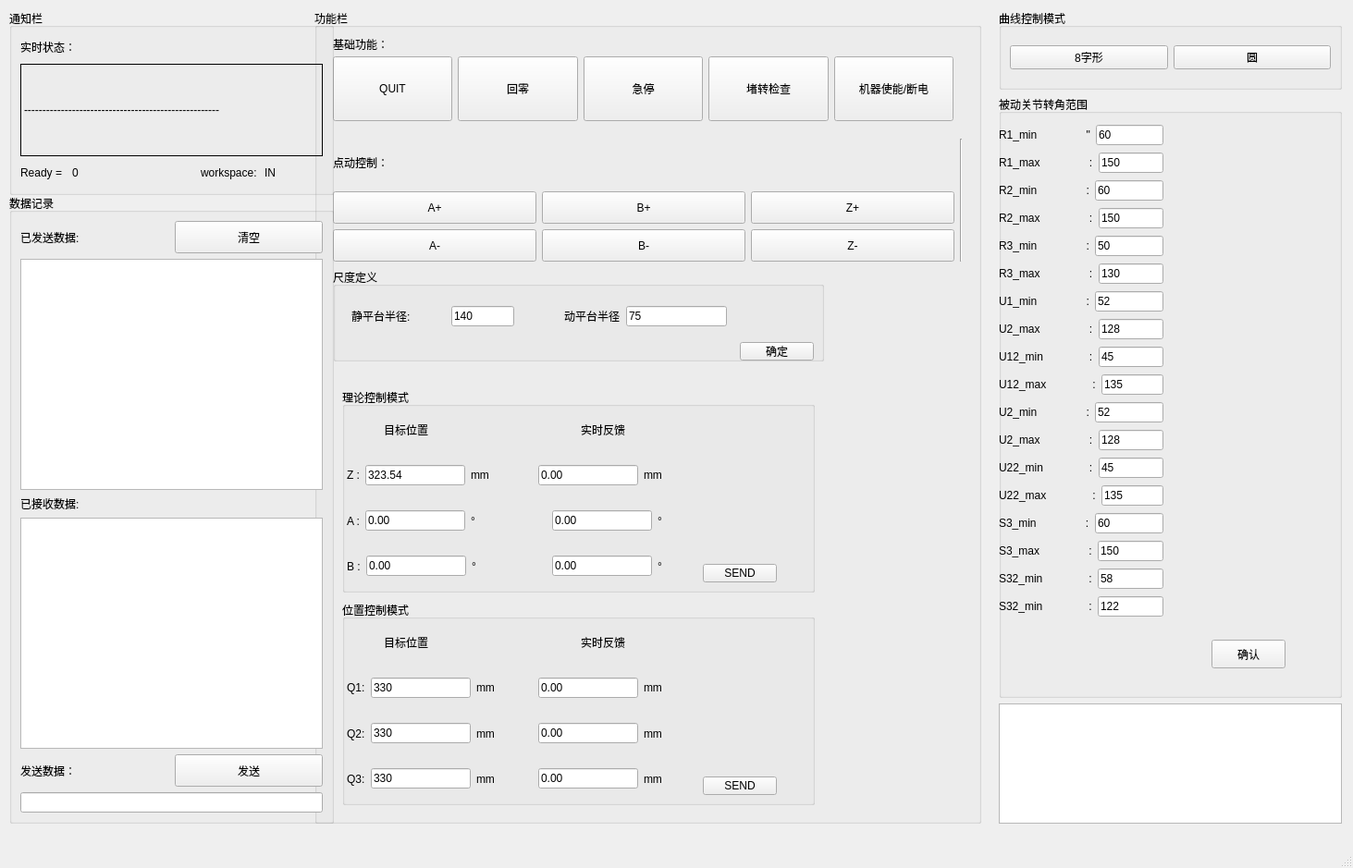
<?xml version="1.0" encoding="UTF-8"?>
<ui version="4.0">
 <class>MainWindow</class>
 <widget class="QMainWindow" name="MainWindow">
  <property name="geometry">
   <rect>
    <x>0</x>
    <y>0</y>
    <width>1463</width>
    <height>939</height>
   </rect>
  </property>
  <property name="windowTitle">
   <string>MainWindow</string>
  </property>
  <property name="styleSheet">
   <string notr="true">#groupBox{
background-image:url(:/3.jpg);
}
#groupBox_2{
background-image:url(:/3.jpg);
}
#groupBox_3{
background-image:url(:/3.jpg);
}
#groupBox_4{
background-image:url(:/3.jpg);
}
#yifasongshuju{
background-image:url(:/3.jpg);
}
#yijieshoushuju{
background-image:url(:/3.jpg);
}
#dianweixinxi{
background-image:url(:/3.jpg);
}
#shiyongshuoming{
background-image:url(:/3.jpg);
}</string>
  </property>
  <widget class="QWidget" name="centralwidget">
   <widget class="QGroupBox" name="groupBox_2">
    <property name="geometry">
     <rect>
      <x>340</x>
      <y>10</y>
      <width>721</width>
      <height>881</height>
     </rect>
    </property>
    <property name="styleSheet">
     <string notr="true"/>
    </property>
    <property name="title">
     <string>功能栏</string>
    </property>
    <widget class="QWidget" name="layoutWidget">
     <property name="geometry">
      <rect>
       <x>20</x>
       <y>50</y>
       <width>671</width>
       <height>72</height>
      </rect>
     </property>
     <layout class="QHBoxLayout" name="horizontalLayout_9">
      <item>
       <widget class="QPushButton" name="Quit_Button">
        <property name="minimumSize">
         <size>
          <width>90</width>
          <height>70</height>
         </size>
        </property>
        <property name="text">
         <string>QUIT</string>
        </property>
       </widget>
      </item>
      <item>
       <widget class="QPushButton" name="huiling">
        <property name="minimumSize">
         <size>
          <width>90</width>
          <height>70</height>
         </size>
        </property>
        <property name="text">
         <string>回零</string>
        </property>
        <property name="checkable">
         <bool>false</bool>
        </property>
       </widget>
      </item>
      <item>
       <widget class="QPushButton" name="UnlockStall">
        <property name="minimumSize">
         <size>
          <width>90</width>
          <height>70</height>
         </size>
        </property>
        <property name="text">
         <string>急停</string>
        </property>
        <property name="checkable">
         <bool>false</bool>
        </property>
       </widget>
      </item>
      <item>
       <widget class="QPushButton" name="StackCheck">
        <property name="minimumSize">
         <size>
          <width>90</width>
          <height>70</height>
         </size>
        </property>
        <property name="text">
         <string>堵转检查</string>
        </property>
        <property name="checkable">
         <bool>false</bool>
        </property>
       </widget>
      </item>
      <item>
       <widget class="QPushButton" name="fuwei_2">
        <property name="minimumSize">
         <size>
          <width>90</width>
          <height>70</height>
         </size>
        </property>
        <property name="text">
         <string>机器使能/断电</string>
        </property>
        <property name="checkable">
         <bool>false</bool>
        </property>
       </widget>
      </item>
     </layout>
    </widget>
    <widget class="QWidget" name="layoutWidget">
     <property name="geometry">
      <rect>
       <x>20</x>
       <y>140</y>
       <width>681</width>
       <height>133</height>
      </rect>
     </property>
     <layout class="QGridLayout" name="gridLayout_8">
      <item row="1" column="0">
       <layout class="QGridLayout" name="gridLayout_7">
        <item row="0" column="1">
         <widget class="QPushButton" name="diandong_Bjia">
          <property name="minimumSize">
           <size>
            <width>0</width>
            <height>35</height>
           </size>
          </property>
          <property name="text">
           <string>B+</string>
          </property>
         </widget>
        </item>
        <item row="0" column="0">
         <widget class="QPushButton" name="diandongA_jia">
          <property name="minimumSize">
           <size>
            <width>0</width>
            <height>35</height>
           </size>
          </property>
          <property name="text">
           <string>A+</string>
          </property>
         </widget>
        </item>
        <item row="1" column="2">
         <widget class="QPushButton" name="diandong_z_jian">
          <property name="minimumSize">
           <size>
            <width>0</width>
            <height>35</height>
           </size>
          </property>
          <property name="text">
           <string>Z-</string>
          </property>
          <property name="checkable">
           <bool>false</bool>
          </property>
         </widget>
        </item>
        <item row="0" column="2">
         <widget class="QPushButton" name="diandongzjia">
          <property name="minimumSize">
           <size>
            <width>0</width>
            <height>35</height>
           </size>
          </property>
          <property name="text">
           <string>Z+</string>
          </property>
          <property name="checkable">
           <bool>false</bool>
          </property>
         </widget>
        </item>
        <item row="1" column="0">
         <widget class="QPushButton" name="diandong_Ajian">
          <property name="minimumSize">
           <size>
            <width>0</width>
            <height>35</height>
           </size>
          </property>
          <property name="text">
           <string>A-</string>
          </property>
         </widget>
        </item>
        <item row="1" column="1">
         <widget class="QPushButton" name="diandong_Bjian">
          <property name="minimumSize">
           <size>
            <width>0</width>
            <height>35</height>
           </size>
          </property>
          <property name="text">
           <string>B-</string>
          </property>
         </widget>
        </item>
       </layout>
      </item>
      <item row="0" column="1" rowspan="2">
       <widget class="Line" name="line_2">
        <property name="orientation">
         <enum>Qt::Vertical</enum>
        </property>
       </widget>
      </item>
      <item row="0" column="0">
       <widget class="QLabel" name="label_7">
        <property name="text">
         <string>点动控制：</string>
        </property>
       </widget>
      </item>
     </layout>
    </widget>
    <widget class="QLabel" name="label_32">
     <property name="geometry">
      <rect>
       <x>20</x>
       <y>30</y>
       <width>61</width>
       <height>16</height>
      </rect>
     </property>
     <property name="text">
      <string>基础功能：</string>
     </property>
    </widget>
    <widget class="QGroupBox" name="groupBox_5">
     <property name="geometry">
      <rect>
       <x>20</x>
       <y>280</y>
       <width>531</width>
       <height>101</height>
      </rect>
     </property>
     <property name="title">
      <string>尺度定义</string>
     </property>
     <widget class="QWidget" name="layoutWidget_2">
      <property name="geometry">
       <rect>
        <x>250</x>
        <y>40</y>
        <width>176</width>
        <height>24</height>
       </rect>
      </property>
      <layout class="QHBoxLayout" name="horizontalLayout_6" stretch="0,2">
       <item>
        <widget class="QLabel" name="label_4">
         <property name="text">
          <string>动平台半径</string>
         </property>
        </widget>
       </item>
       <item>
        <widget class="QLineEdit" name="dong_R">
         <property name="minimumSize">
          <size>
           <width>0</width>
           <height>21</height>
          </size>
         </property>
         <property name="text">
          <string>75</string>
         </property>
        </widget>
       </item>
      </layout>
     </widget>
     <widget class="QWidget" name="layoutWidget">
      <property name="geometry">
       <rect>
        <x>20</x>
        <y>40</y>
        <width>176</width>
        <height>24</height>
       </rect>
      </property>
      <layout class="QHBoxLayout" name="horizontalLayout_5" stretch="3,2">
       <item>
        <widget class="QLabel" name="label_3">
         <property name="text">
          <string>静平台半径:</string>
         </property>
        </widget>
       </item>
       <item>
        <widget class="QLineEdit" name="jin_R">
         <property name="minimumSize">
          <size>
           <width>0</width>
           <height>21</height>
          </size>
         </property>
         <property name="text">
          <string>140</string>
         </property>
        </widget>
       </item>
      </layout>
     </widget>
     <widget class="QPushButton" name="Input">
      <property name="geometry">
       <rect>
        <x>440</x>
        <y>80</y>
        <width>80</width>
        <height>20</height>
       </rect>
      </property>
      <property name="text">
       <string>确定</string>
      </property>
     </widget>
    </widget>
    <widget class="QGroupBox" name="groupBox_6">
     <property name="geometry">
      <rect>
       <x>30</x>
       <y>410</y>
       <width>511</width>
       <height>221</height>
      </rect>
     </property>
     <property name="title">
      <string>理论控制模式</string>
     </property>
     <widget class="QWidget" name="layoutWidget">
      <property name="geometry">
       <rect>
        <x>5</x>
        <y>23</y>
        <width>341</width>
        <height>191</height>
       </rect>
      </property>
      <layout class="QVBoxLayout" name="verticalLayout">
       <item>
        <layout class="QHBoxLayout" name="horizontalLayout_14" stretch="2,1,8,1,0">
         <item>
          <spacer name="horizontalSpacer_2">
           <property name="orientation">
            <enum>Qt::Horizontal</enum>
           </property>
           <property name="sizeHint" stdset="0">
            <size>
             <width>40</width>
             <height>20</height>
            </size>
           </property>
          </spacer>
         </item>
         <item>
          <widget class="QLabel" name="label_5">
           <property name="text">
            <string>目标位置</string>
           </property>
          </widget>
         </item>
         <item>
          <spacer name="horizontalSpacer_6">
           <property name="orientation">
            <enum>Qt::Horizontal</enum>
           </property>
           <property name="sizeHint" stdset="0">
            <size>
             <width>40</width>
             <height>20</height>
            </size>
           </property>
          </spacer>
         </item>
         <item>
          <widget class="QLabel" name="label_12">
           <property name="text">
            <string>实时反馈</string>
           </property>
          </widget>
         </item>
         <item>
          <spacer name="horizontalSpacer_7">
           <property name="orientation">
            <enum>Qt::Horizontal</enum>
           </property>
           <property name="sizeHint" stdset="0">
            <size>
             <width>40</width>
             <height>20</height>
            </size>
           </property>
          </spacer>
         </item>
        </layout>
       </item>
       <item>
        <layout class="QHBoxLayout" name="horizontalLayout_10">
         <item>
          <widget class="QLabel" name="label_8">
           <property name="text">
            <string>Z :</string>
           </property>
          </widget>
         </item>
         <item>
          <widget class="QLineEdit" name="QLineEdit_z">
           <property name="minimumSize">
            <size>
             <width>0</width>
             <height>21</height>
            </size>
           </property>
           <property name="text">
            <string>323.54</string>
           </property>
          </widget>
         </item>
         <item>
          <widget class="QLabel" name="label_6">
           <property name="text">
            <string>mm</string>
           </property>
          </widget>
         </item>
         <item>
          <spacer name="horizontalSpacer_5">
           <property name="orientation">
            <enum>Qt::Horizontal</enum>
           </property>
           <property name="sizeHint" stdset="0">
            <size>
             <width>40</width>
             <height>20</height>
            </size>
           </property>
          </spacer>
         </item>
         <item>
          <widget class="QLineEdit" name="feedback_z">
           <property name="minimumSize">
            <size>
             <width>0</width>
             <height>21</height>
            </size>
           </property>
           <property name="text">
            <string>0.00</string>
           </property>
          </widget>
         </item>
         <item>
          <widget class="QLabel" name="label_14">
           <property name="text">
            <string>mm</string>
           </property>
          </widget>
         </item>
        </layout>
       </item>
       <item>
        <layout class="QHBoxLayout" name="horizontalLayout_12">
         <item>
          <widget class="QLabel" name="label_10">
           <property name="text">
            <string>A :</string>
           </property>
          </widget>
         </item>
         <item>
          <widget class="QLineEdit" name="QLineEdit_a">
           <property name="minimumSize">
            <size>
             <width>0</width>
             <height>21</height>
            </size>
           </property>
           <property name="text">
            <string>0.00</string>
           </property>
          </widget>
         </item>
         <item>
          <widget class="QLabel" name="label_16">
           <property name="text">
            <string>°</string>
           </property>
          </widget>
         </item>
         <item>
          <spacer name="horizontalSpacer_3">
           <property name="orientation">
            <enum>Qt::Horizontal</enum>
           </property>
           <property name="sizeHint" stdset="0">
            <size>
             <width>40</width>
             <height>20</height>
            </size>
           </property>
          </spacer>
         </item>
         <item>
          <widget class="QLineEdit" name="feedback_a">
           <property name="minimumSize">
            <size>
             <width>0</width>
             <height>21</height>
            </size>
           </property>
           <property name="text">
            <string>0.00</string>
           </property>
          </widget>
         </item>
         <item>
          <widget class="QLabel" name="label_18">
           <property name="text">
            <string>°</string>
           </property>
          </widget>
         </item>
        </layout>
       </item>
       <item>
        <layout class="QHBoxLayout" name="horizontalLayout_13">
         <item>
          <widget class="QLabel" name="label_11">
           <property name="text">
            <string>B :</string>
           </property>
          </widget>
         </item>
         <item>
          <widget class="QLineEdit" name="QLineEdit_b">
           <property name="minimumSize">
            <size>
             <width>0</width>
             <height>21</height>
            </size>
           </property>
           <property name="text">
            <string>0.00</string>
           </property>
          </widget>
         </item>
         <item>
          <widget class="QLabel" name="label_22">
           <property name="text">
            <string>°</string>
           </property>
          </widget>
         </item>
         <item>
          <spacer name="horizontalSpacer_4">
           <property name="orientation">
            <enum>Qt::Horizontal</enum>
           </property>
           <property name="sizeHint" stdset="0">
            <size>
             <width>40</width>
             <height>20</height>
            </size>
           </property>
          </spacer>
         </item>
         <item>
          <widget class="QLineEdit" name="feedback_b">
           <property name="minimumSize">
            <size>
             <width>0</width>
             <height>21</height>
            </size>
           </property>
           <property name="text">
            <string>0.00</string>
           </property>
          </widget>
         </item>
         <item>
          <widget class="QLabel" name="label_24">
           <property name="text">
            <string>°</string>
           </property>
          </widget>
         </item>
        </layout>
       </item>
      </layout>
     </widget>
     <widget class="QPushButton" name="SEND1">
      <property name="geometry">
       <rect>
        <x>390</x>
        <y>190</y>
        <width>80</width>
        <height>20</height>
       </rect>
      </property>
      <property name="text">
       <string>SEND</string>
      </property>
     </widget>
    </widget>
    <widget class="QGroupBox" name="groupBox_7">
     <property name="geometry">
      <rect>
       <x>30</x>
       <y>640</y>
       <width>511</width>
       <height>221</height>
      </rect>
     </property>
     <property name="title">
      <string>位置控制模式</string>
     </property>
     <widget class="QWidget" name="layoutWidget_3">
      <property name="geometry">
       <rect>
        <x>5</x>
        <y>23</y>
        <width>341</width>
        <height>191</height>
       </rect>
      </property>
      <layout class="QVBoxLayout" name="verticalLayout_2">
       <item>
        <layout class="QHBoxLayout" name="horizontalLayout_15" stretch="2,1,8,1,0">
         <item>
          <spacer name="horizontalSpacer_8">
           <property name="orientation">
            <enum>Qt::Horizontal</enum>
           </property>
           <property name="sizeHint" stdset="0">
            <size>
             <width>40</width>
             <height>20</height>
            </size>
           </property>
          </spacer>
         </item>
         <item>
          <widget class="QLabel" name="label_15">
           <property name="text">
            <string>目标位置</string>
           </property>
          </widget>
         </item>
         <item>
          <spacer name="horizontalSpacer_9">
           <property name="orientation">
            <enum>Qt::Horizontal</enum>
           </property>
           <property name="sizeHint" stdset="0">
            <size>
             <width>40</width>
             <height>20</height>
            </size>
           </property>
          </spacer>
         </item>
         <item>
          <widget class="QLabel" name="label_23">
           <property name="text">
            <string>实时反馈</string>
           </property>
          </widget>
         </item>
         <item>
          <spacer name="horizontalSpacer_10">
           <property name="orientation">
            <enum>Qt::Horizontal</enum>
           </property>
           <property name="sizeHint" stdset="0">
            <size>
             <width>40</width>
             <height>20</height>
            </size>
           </property>
          </spacer>
         </item>
        </layout>
       </item>
       <item>
        <layout class="QHBoxLayout" name="horizontalLayout_11">
         <item>
          <widget class="QLabel" name="label_25">
           <property name="text">
            <string>Q1:</string>
           </property>
          </widget>
         </item>
         <item>
          <widget class="QLineEdit" name="QLineEdit_q1">
           <property name="minimumSize">
            <size>
             <width>0</width>
             <height>21</height>
            </size>
           </property>
           <property name="text">
            <string>330</string>
           </property>
          </widget>
         </item>
         <item>
          <widget class="QLabel" name="label_26">
           <property name="text">
            <string>mm</string>
           </property>
          </widget>
         </item>
         <item>
          <spacer name="horizontalSpacer_11">
           <property name="orientation">
            <enum>Qt::Horizontal</enum>
           </property>
           <property name="sizeHint" stdset="0">
            <size>
             <width>40</width>
             <height>20</height>
            </size>
           </property>
          </spacer>
         </item>
         <item>
          <widget class="QLineEdit" name="QLineEdit_q1_2">
           <property name="minimumSize">
            <size>
             <width>0</width>
             <height>21</height>
            </size>
           </property>
           <property name="text">
            <string>0.00</string>
           </property>
          </widget>
         </item>
         <item>
          <widget class="QLabel" name="label_27">
           <property name="text">
            <string>mm</string>
           </property>
          </widget>
         </item>
        </layout>
       </item>
       <item>
        <layout class="QHBoxLayout" name="horizontalLayout_16">
         <item>
          <widget class="QLabel" name="label_28">
           <property name="text">
            <string>Q2:</string>
           </property>
          </widget>
         </item>
         <item>
          <widget class="QLineEdit" name="QLineEdit_q2">
           <property name="minimumSize">
            <size>
             <width>0</width>
             <height>21</height>
            </size>
           </property>
           <property name="text">
            <string>330</string>
           </property>
          </widget>
         </item>
         <item>
          <widget class="QLabel" name="label_29">
           <property name="text">
            <string>mm</string>
           </property>
          </widget>
         </item>
         <item>
          <spacer name="horizontalSpacer_12">
           <property name="orientation">
            <enum>Qt::Horizontal</enum>
           </property>
           <property name="sizeHint" stdset="0">
            <size>
             <width>40</width>
             <height>20</height>
            </size>
           </property>
          </spacer>
         </item>
         <item>
          <widget class="QLineEdit" name="QLineEdit_q2_2">
           <property name="minimumSize">
            <size>
             <width>0</width>
             <height>21</height>
            </size>
           </property>
           <property name="text">
            <string>0.00</string>
           </property>
          </widget>
         </item>
         <item>
          <widget class="QLabel" name="label_30">
           <property name="text">
            <string>mm</string>
           </property>
          </widget>
         </item>
        </layout>
       </item>
       <item>
        <layout class="QHBoxLayout" name="horizontalLayout_17">
         <item>
          <widget class="QLabel" name="label_31">
           <property name="text">
            <string>Q3:</string>
           </property>
          </widget>
         </item>
         <item>
          <widget class="QLineEdit" name="QLineEdit_q3">
           <property name="minimumSize">
            <size>
             <width>0</width>
             <height>21</height>
            </size>
           </property>
           <property name="text">
            <string>330</string>
           </property>
          </widget>
         </item>
         <item>
          <widget class="QLabel" name="label_33">
           <property name="text">
            <string>mm</string>
           </property>
          </widget>
         </item>
         <item>
          <spacer name="horizontalSpacer_13">
           <property name="orientation">
            <enum>Qt::Horizontal</enum>
           </property>
           <property name="sizeHint" stdset="0">
            <size>
             <width>40</width>
             <height>20</height>
            </size>
           </property>
          </spacer>
         </item>
         <item>
          <widget class="QLineEdit" name="QLineEdit_q3_2">
           <property name="minimumSize">
            <size>
             <width>0</width>
             <height>21</height>
            </size>
           </property>
           <property name="text">
            <string>0.00</string>
           </property>
          </widget>
         </item>
         <item>
          <widget class="QLabel" name="label_34">
           <property name="text">
            <string>mm</string>
           </property>
          </widget>
         </item>
        </layout>
       </item>
      </layout>
     </widget>
     <widget class="QPushButton" name="pushButton_4">
      <property name="geometry">
       <rect>
        <x>390</x>
        <y>190</y>
        <width>80</width>
        <height>20</height>
       </rect>
      </property>
      <property name="text">
       <string>SEND</string>
      </property>
     </widget>
    </widget>
   </widget>
   <widget class="QGroupBox" name="groupBox_4">
    <property name="geometry">
     <rect>
      <x>10</x>
      <y>10</y>
      <width>351</width>
      <height>201</height>
     </rect>
    </property>
    <property name="title">
     <string>通知栏</string>
    </property>
    <layout class="QGridLayout" name="gridLayout_2">
     <item row="0" column="0">
      <layout class="QHBoxLayout" name="horizontalLayout_8">
       <item>
        <widget class="QLabel" name="label_20">
         <property name="text">
          <string>实时状态：</string>
         </property>
        </widget>
       </item>
      </layout>
     </item>
     <item row="1" column="0">
      <widget class="QLabel" name="shishizhuangtai">
       <property name="minimumSize">
        <size>
         <width>300</width>
         <height>100</height>
        </size>
       </property>
       <property name="frameShape">
        <enum>QFrame::Box</enum>
       </property>
       <property name="text">
        <string>-----------------------------------------------------</string>
       </property>
      </widget>
     </item>
     <item row="2" column="0">
      <layout class="QHBoxLayout" name="horizontalLayout_7">
       <item>
        <widget class="QLabel" name="label_13">
         <property name="maximumSize">
          <size>
           <width>50</width>
           <height>16777215</height>
          </size>
         </property>
         <property name="text">
          <string>Ready =</string>
         </property>
        </widget>
       </item>
       <item>
        <widget class="QLabel" name="READY">
         <property name="text">
          <string>0</string>
         </property>
        </widget>
       </item>
       <item>
        <widget class="QLabel" name="label_21">
         <property name="text">
          <string/>
         </property>
        </widget>
       </item>
       <item>
        <widget class="QLabel" name="label_17">
         <property name="maximumSize">
          <size>
           <width>80</width>
           <height>16777215</height>
          </size>
         </property>
         <property name="text">
          <string>workspace:</string>
         </property>
        </widget>
       </item>
       <item>
        <widget class="QLabel" name="WKSP">
         <property name="text">
          <string>IN</string>
         </property>
        </widget>
       </item>
      </layout>
     </item>
    </layout>
   </widget>
   <widget class="QGroupBox" name="groupBox">
    <property name="geometry">
     <rect>
      <x>10</x>
      <y>210</y>
      <width>351</width>
      <height>681</height>
     </rect>
    </property>
    <property name="title">
     <string>数据记录</string>
    </property>
    <layout class="QGridLayout" name="gridLayout">
     <item row="1" column="0" colspan="2">
      <widget class="QPlainTextEdit" name="recievedata"/>
     </item>
     <item row="2" column="0">
      <widget class="QLabel" name="label_9">
       <property name="text">
        <string>已接收数据:</string>
       </property>
      </widget>
     </item>
     <item row="3" column="0" colspan="2">
      <widget class="QPlainTextEdit" name="senddata_edit"/>
     </item>
     <item row="4" column="1">
      <widget class="QPushButton" name="Send">
       <property name="minimumSize">
        <size>
         <width>0</width>
         <height>35</height>
        </size>
       </property>
       <property name="text">
        <string>发送</string>
       </property>
      </widget>
     </item>
     <item row="0" column="0">
      <widget class="QLabel" name="label_2">
       <property name="text">
        <string>已发送数据:</string>
       </property>
      </widget>
     </item>
     <item row="4" column="0">
      <widget class="QLabel" name="label_19">
       <property name="text">
        <string>发送数据：</string>
       </property>
      </widget>
     </item>
     <item row="0" column="1">
      <widget class="QPushButton" name="clear">
       <property name="minimumSize">
        <size>
         <width>0</width>
         <height>35</height>
        </size>
       </property>
       <property name="text">
        <string>清空</string>
       </property>
      </widget>
     </item>
     <item row="5" column="0" colspan="2">
      <widget class="QLineEdit" name="send_data">
       <property name="minimumSize">
        <size>
         <width>0</width>
         <height>21</height>
        </size>
       </property>
      </widget>
     </item>
    </layout>
   </widget>
   <widget class="QWidget" name="layoutWidget">
    <property name="geometry">
     <rect>
      <x>1080</x>
      <y>10</y>
      <width>371</width>
      <height>881</height>
     </rect>
    </property>
    <layout class="QVBoxLayout" name="verticalLayout_4" stretch="2,15,3">
     <item>
      <widget class="QGroupBox" name="groupBox_3">
       <property name="title">
        <string>曲线控制模式</string>
       </property>
       <layout class="QGridLayout" name="gridLayout_5">
        <item row="0" column="0">
         <widget class="QPushButton" name="pushButton_3">
          <property name="text">
           <string>8字形</string>
          </property>
         </widget>
        </item>
        <item row="0" column="1">
         <widget class="QPushButton" name="pushButton">
          <property name="text">
           <string>圆</string>
          </property>
         </widget>
        </item>
       </layout>
       <widget class="QLabel" name="label">
        <property name="geometry">
         <rect>
          <x>179</x>
          <y>55</y>
          <width>160</width>
          <height>814</height>
         </rect>
        </property>
        <property name="minimumSize">
         <size>
          <width>35</width>
          <height>0</height>
         </size>
        </property>
        <property name="text">
         <string/>
        </property>
       </widget>
      </widget>
     </item>
     <item>
      <widget class="QGroupBox" name="groupBox_8">
       <property name="title">
        <string>被动关节转角范围</string>
       </property>
       <widget class="QPushButton" name="pushButton_5">
        <property name="geometry">
         <rect>
          <x>230</x>
          <y>589</y>
          <width>80</width>
          <height>31</height>
         </rect>
        </property>
        <property name="text">
         <string>确认</string>
        </property>
       </widget>
       <widget class="QWidget" name="layoutWidget">
        <property name="geometry">
         <rect>
          <x>0</x>
          <y>30</y>
          <width>178</width>
          <height>536</height>
         </rect>
        </property>
        <layout class="QVBoxLayout" name="verticalLayout_3">
         <item>
          <layout class="QHBoxLayout" name="horizontalLayout_26" stretch="0,2">
           <item>
            <widget class="QLabel" name="label_43">
             <property name="text">
              <string>R1_min                &quot;</string>
             </property>
            </widget>
           </item>
           <item>
            <widget class="QLineEdit" name="dong_R_3">
             <property name="minimumSize">
              <size>
               <width>0</width>
               <height>21</height>
              </size>
             </property>
             <property name="text">
              <string>60</string>
             </property>
            </widget>
           </item>
          </layout>
         </item>
         <item>
          <layout class="QHBoxLayout" name="horizontalLayout_27" stretch="0,2">
           <item>
            <widget class="QLabel" name="label_44">
             <property name="text">
              <string>R1_max                :</string>
             </property>
            </widget>
           </item>
           <item>
            <widget class="QLineEdit" name="dong_R_4">
             <property name="minimumSize">
              <size>
               <width>0</width>
               <height>21</height>
              </size>
             </property>
             <property name="text">
              <string>150</string>
             </property>
            </widget>
           </item>
          </layout>
         </item>
         <item>
          <layout class="QHBoxLayout" name="horizontalLayout_28" stretch="0,2">
           <item>
            <widget class="QLabel" name="label_45">
             <property name="text">
              <string>R2_min                :</string>
             </property>
            </widget>
           </item>
           <item>
            <widget class="QLineEdit" name="dong_R_5">
             <property name="minimumSize">
              <size>
               <width>0</width>
               <height>21</height>
              </size>
             </property>
             <property name="text">
              <string>60</string>
             </property>
            </widget>
           </item>
          </layout>
         </item>
         <item>
          <layout class="QHBoxLayout" name="horizontalLayout_29" stretch="0,2">
           <item>
            <widget class="QLabel" name="label_46">
             <property name="text">
              <string>R2_max                :</string>
             </property>
            </widget>
           </item>
           <item>
            <widget class="QLineEdit" name="dong_R_6">
             <property name="minimumSize">
              <size>
               <width>0</width>
               <height>21</height>
              </size>
             </property>
             <property name="text">
              <string>150</string>
             </property>
            </widget>
           </item>
          </layout>
         </item>
         <item>
          <layout class="QHBoxLayout" name="horizontalLayout_30" stretch="0,2">
           <item>
            <widget class="QLabel" name="label_47">
             <property name="text">
              <string>R3_min                :</string>
             </property>
            </widget>
           </item>
           <item>
            <widget class="QLineEdit" name="dong_R_7">
             <property name="minimumSize">
              <size>
               <width>0</width>
               <height>21</height>
              </size>
             </property>
             <property name="text">
              <string>50</string>
             </property>
            </widget>
           </item>
          </layout>
         </item>
         <item>
          <layout class="QHBoxLayout" name="horizontalLayout_31" stretch="0,2">
           <item>
            <widget class="QLabel" name="label_48">
             <property name="text">
              <string>R3_max                :</string>
             </property>
            </widget>
           </item>
           <item>
            <widget class="QLineEdit" name="dong_R_8">
             <property name="minimumSize">
              <size>
               <width>0</width>
               <height>21</height>
              </size>
             </property>
             <property name="text">
              <string>130</string>
             </property>
            </widget>
           </item>
          </layout>
         </item>
         <item>
          <layout class="QHBoxLayout" name="horizontalLayout_32" stretch="0,2">
           <item>
            <widget class="QLabel" name="label_49">
             <property name="text">
              <string>U1_min                :</string>
             </property>
            </widget>
           </item>
           <item>
            <widget class="QLineEdit" name="dong_R_9">
             <property name="minimumSize">
              <size>
               <width>0</width>
               <height>21</height>
              </size>
             </property>
             <property name="text">
              <string>52</string>
             </property>
            </widget>
           </item>
          </layout>
         </item>
         <item>
          <layout class="QHBoxLayout" name="horizontalLayout_33" stretch="0,2">
           <item>
            <widget class="QLabel" name="label_50">
             <property name="text">
              <string>U2_max                :</string>
             </property>
            </widget>
           </item>
           <item>
            <widget class="QLineEdit" name="dong_R_10">
             <property name="minimumSize">
              <size>
               <width>0</width>
               <height>21</height>
              </size>
             </property>
             <property name="text">
              <string>128</string>
             </property>
            </widget>
           </item>
          </layout>
         </item>
         <item>
          <layout class="QHBoxLayout" name="horizontalLayout_34" stretch="0,2">
           <item>
            <widget class="QLabel" name="label_51">
             <property name="text">
              <string>U12_min               :</string>
             </property>
            </widget>
           </item>
           <item>
            <widget class="QLineEdit" name="dong_R_11">
             <property name="minimumSize">
              <size>
               <width>0</width>
               <height>21</height>
              </size>
             </property>
             <property name="text">
              <string>45</string>
             </property>
            </widget>
           </item>
          </layout>
         </item>
         <item>
          <layout class="QHBoxLayout" name="horizontalLayout_35" stretch="0,2">
           <item>
            <widget class="QLabel" name="label_52">
             <property name="text">
              <string>U12_max               :</string>
             </property>
            </widget>
           </item>
           <item>
            <widget class="QLineEdit" name="dong_R_12">
             <property name="minimumSize">
              <size>
               <width>0</width>
               <height>21</height>
              </size>
             </property>
             <property name="text">
              <string>135</string>
             </property>
            </widget>
           </item>
          </layout>
         </item>
         <item>
          <layout class="QHBoxLayout" name="horizontalLayout_36" stretch="0,2">
           <item>
            <widget class="QLabel" name="label_53">
             <property name="text">
              <string>U2_min                :</string>
             </property>
            </widget>
           </item>
           <item>
            <widget class="QLineEdit" name="dong_R_13">
             <property name="minimumSize">
              <size>
               <width>0</width>
               <height>21</height>
              </size>
             </property>
             <property name="text">
              <string>52</string>
             </property>
            </widget>
           </item>
          </layout>
         </item>
         <item>
          <layout class="QHBoxLayout" name="horizontalLayout_37" stretch="0,2">
           <item>
            <widget class="QLabel" name="label_54">
             <property name="text">
              <string>U2_max                :</string>
             </property>
            </widget>
           </item>
           <item>
            <widget class="QLineEdit" name="dong_R_14">
             <property name="minimumSize">
              <size>
               <width>0</width>
               <height>21</height>
              </size>
             </property>
             <property name="text">
              <string>128</string>
             </property>
            </widget>
           </item>
          </layout>
         </item>
         <item>
          <layout class="QHBoxLayout" name="horizontalLayout_43" stretch="0,2">
           <item>
            <widget class="QLabel" name="label_60">
             <property name="text">
              <string>U22_min               :</string>
             </property>
            </widget>
           </item>
           <item>
            <widget class="QLineEdit" name="dong_R_20">
             <property name="minimumSize">
              <size>
               <width>0</width>
               <height>21</height>
              </size>
             </property>
             <property name="text">
              <string>45</string>
             </property>
            </widget>
           </item>
          </layout>
         </item>
         <item>
          <layout class="QHBoxLayout" name="horizontalLayout_38" stretch="0,2">
           <item>
            <widget class="QLabel" name="label_55">
             <property name="text">
              <string>U22_max               :</string>
             </property>
            </widget>
           </item>
           <item>
            <widget class="QLineEdit" name="dong_R_15">
             <property name="minimumSize">
              <size>
               <width>0</width>
               <height>21</height>
              </size>
             </property>
             <property name="text">
              <string>135</string>
             </property>
            </widget>
           </item>
          </layout>
         </item>
         <item>
          <layout class="QHBoxLayout" name="horizontalLayout_39" stretch="0,2">
           <item>
            <widget class="QLabel" name="label_56">
             <property name="text">
              <string>S3_min                :</string>
             </property>
            </widget>
           </item>
           <item>
            <widget class="QLineEdit" name="dong_R_16">
             <property name="minimumSize">
              <size>
               <width>0</width>
               <height>21</height>
              </size>
             </property>
             <property name="text">
              <string>60</string>
             </property>
            </widget>
           </item>
          </layout>
         </item>
         <item>
          <layout class="QHBoxLayout" name="horizontalLayout_40" stretch="0,2">
           <item>
            <widget class="QLabel" name="label_57">
             <property name="text">
              <string>S3_max                :</string>
             </property>
            </widget>
           </item>
           <item>
            <widget class="QLineEdit" name="dong_R_17">
             <property name="minimumSize">
              <size>
               <width>0</width>
               <height>21</height>
              </size>
             </property>
             <property name="text">
              <string>150</string>
             </property>
            </widget>
           </item>
          </layout>
         </item>
         <item>
          <layout class="QHBoxLayout" name="horizontalLayout_41" stretch="0,2">
           <item>
            <widget class="QLabel" name="label_58">
             <property name="text">
              <string>S32_min               :</string>
             </property>
            </widget>
           </item>
           <item>
            <widget class="QLineEdit" name="dong_R_18">
             <property name="minimumSize">
              <size>
               <width>0</width>
               <height>21</height>
              </size>
             </property>
             <property name="text">
              <string>58</string>
             </property>
            </widget>
           </item>
          </layout>
         </item>
         <item>
          <layout class="QHBoxLayout" name="horizontalLayout_42" stretch="0,2">
           <item>
            <widget class="QLabel" name="label_59">
             <property name="text">
              <string>S32_min               :</string>
             </property>
            </widget>
           </item>
           <item>
            <widget class="QLineEdit" name="dong_R_19">
             <property name="minimumSize">
              <size>
               <width>0</width>
               <height>21</height>
              </size>
             </property>
             <property name="text">
              <string>122</string>
             </property>
            </widget>
           </item>
          </layout>
         </item>
        </layout>
       </widget>
      </widget>
     </item>
     <item>
      <widget class="QTextBrowser" name="textBrowser"/>
     </item>
    </layout>
   </widget>
  </widget>
  <widget class="QMenuBar" name="menubar">
   <property name="geometry">
    <rect>
     <x>0</x>
     <y>0</y>
     <width>1463</width>
     <height>21</height>
    </rect>
   </property>
  </widget>
  <widget class="QStatusBar" name="statusbar"/>
 </widget>
 <tabstops>
  <tabstop>clear</tabstop>
  <tabstop>send_data</tabstop>
  <tabstop>Send</tabstop>
  <tabstop>Quit_Button</tabstop>
  <tabstop>huiling</tabstop>
  <tabstop>diandongA_jia</tabstop>
  <tabstop>diandong_Ajian</tabstop>
  <tabstop>diandong_Bjia</tabstop>
  <tabstop>diandong_Bjian</tabstop>
  <tabstop>diandongzjia</tabstop>
  <tabstop>diandong_z_jian</tabstop>
  <tabstop>recievedata</tabstop>
  <tabstop>senddata_edit</tabstop>
 </tabstops>
 <resources/>
 <connections/>
</ui>
